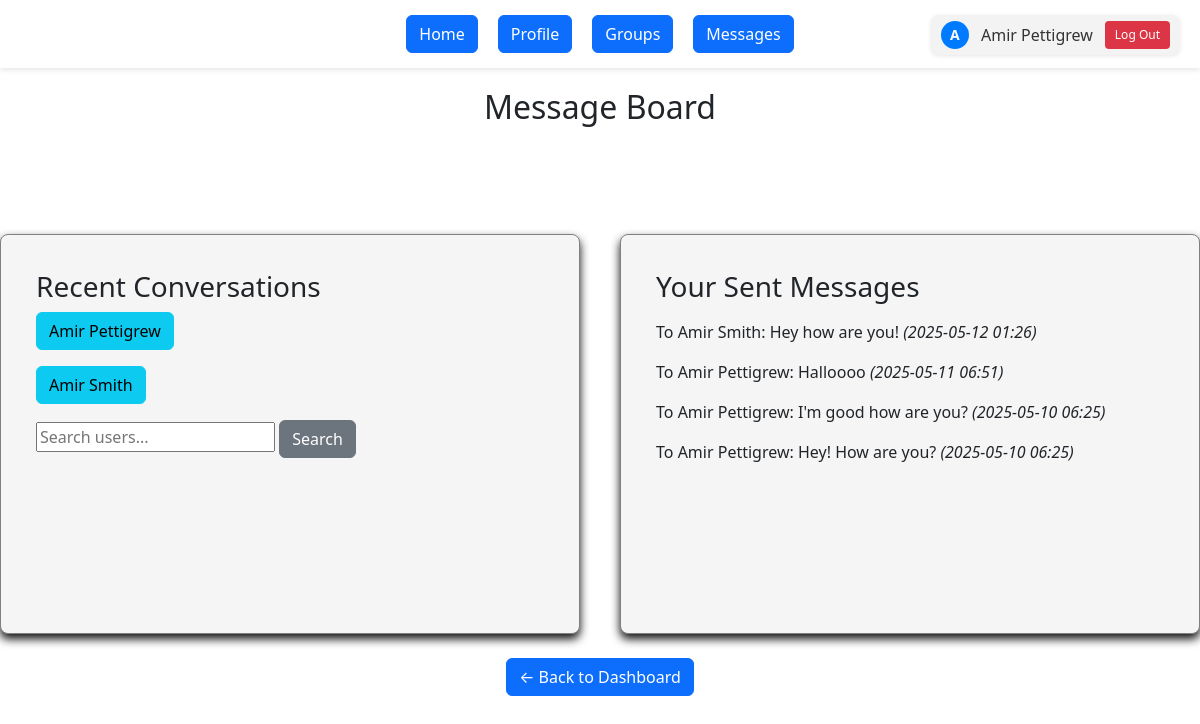
The page /message (signed in) on the database its author committed.
### app/models/models.py (models this page shows)
class User(UserMixin, db.Model):
    __tablename__ = 'users'
    id = db.Column(db.Integer, primary_key=True)
    southern_email = db.Column(db.String(120), unique=True, nullable=False)
    name = db.Column(db.String(100), nullable=False)
    password_hash = db.Column(db.String(128), nullable=False)
    created_at = db.Column(db.DateTime, default=datetime.utcnow)
    groups = db.relationship('StudyGroup', backref='creator', lazy=True)
    memberships = db.relationship('Membership', backref='user', lazy=True)
    forums = db.relationship('Forum', backref='forum_creator', lazy=True)
    sent_messages = db.relationship('Message', foreign_keys='Message.sender_id', backref='sender', lazy=True)
    received_messages = db.relationship('Message', foreign_keys='Message.receiver_id', backref='receiver', lazy=True)
    thread_posts = db.relationship('ThreadMessage', foreign_keys='ThreadMessage.author_id', backref='author', lazy=True)

class Message(db.Model):
    __tablename__ = 'messages'
    id = db.Column(db.Integer, primary_key=True)
    sender_id = db.Column(db.Integer, db.ForeignKey('users.id'), nullable=False)
    receiver_id = db.Column(db.Integer, db.ForeignKey('users.id'), nullable=False)
    content = db.Column(db.Text, nullable=False)
    posted_at = db.Column(db.DateTime, default=datetime.utcnow)
    is_read = db.Column(db.Boolean, default=False)

### app/routes/auth.py (the view, shortened to what this page needs)
@auth_bp.route('/message', methods=['GET', 'POST'])
@login_required
def message():
    form = MessageForm()
    user_q = request.args.get('user_q', '').strip()
    search_results = []
    partner_ids = db.session.query(Message.receiver_id).filter_by(sender_id=current_user.id) \
        .union(db.session.query(Message.sender_id).filter_by(receiver_id=current_user.id)) \
        .all()
    recent_ids = [id for (id,) in partner_ids]
    recent_contacts = []
    for user in User.query.filter(User.id.in_(recent_ids)).all():
        unread = Message.query.filter_by(
            sender_id=user.id,
            receiver_id=current_user.id,
            is_read=False
        ).count()
        recent_contacts.append((user, unread))
    if len(user_q) >= 2:
        search_results = User.query.filter(
            (User.name.ilike(f"{user_q}%")) |
            (User.southern_email.ilike(f"{user_q}%"))
        ).limit(10).all()
    messages = Message.query.filter_by(sender_id=current_user.id).order_by(Message.posted_at.desc()).all()
    unread_count = Message.query.filter_by(receiver_id=current_user.id, is_read=False).count()
    return render_template(
        'message.html',
        form=form,
        messages=messages,
        search_results=search_results,
        user_q=user_q,
        recent_contacts=recent_contacts,  # now list of tuples: (User, unread_count)
        unread_count=unread_count
    )

### app/routes/auth.py
class MessageForm(FlaskForm):
    recipient = StringField('Send to (email or name)', validators=[DataRequired()])
    content = TextAreaField('Message', validators=[DataRequired(), Length(max=1000)])
    submit = SubmitField('Send')

### app/__init__.py (called while the page is built)
def create_app(config_object=DevelopmentConfig):
    app = Flask(__name__, instance_relative_config=True)
    app.config.from_object(config_object)
    db.init_app(app)
    login_manager.init_app(app)
    @login_manager.user_loader
    def load_user(user_id):
        from app.models.models import User
        return User.query.get(int(user_id))
    from app.routes.auth import auth_bp
    from app.routes.main import main_bp
    app.register_blueprint(auth_bp)
    app.register_blueprint(main_bp)
    from app.routes.threads import threads_bp
    app.register_blueprint(threads_bp)
    @app.route('/')
    def root():
        return redirect(url_for('auth.login'))
    with app.app_context():
        db.create_all()
    return app

### app/templates/message.html (shortened to what this page needs)
<!DOCTYPE html>
<html lang="en">
<head>
</head>
<body>
  <link rel="stylesheet" href="{{ url_for('static', filename='dashboard_styles.css') }}">
  <link rel="stylesheet" href="{{ url_for('static', filename='bootstrap.css') }}">
  {% if current_user.is_authenticated %}
    <div class="user-area">
      <a href="{{ url_for('main.profile') }}" class="user-info">
        <div class="user-avatar">
          {{ current_user.name[0]|upper }}
        </div>
        <span>{{ current_user.name }}</span>
      </a>
      <form method="GET" action="{{ url_for('auth.logout') }}">
        <button class="logout-button" type="submit">Log Out</button>
      </form>
    </div>
  {% endif %}
  <div class="menu">
    <a href="{{ url_for('main.dashboard') }}"><type="button" class="btn btn-primary"> Home </button></a>
    <a href="{{ url_for('main.profile') }}"><type="button" class="btn btn-primary"> Profile </button></a>
    <a href="{{ url_for('main.view_my_groups') }}"><type="button" class="btn btn-primary"> Groups </button></a>
    <a href="{{ url_for('auth.message') }}"><type="button" class="btn btn-primary">
      Messages
    </button></a>
  </div>
  <h2> Message Board </h2>
<div class="flex-container">
  <div class="flex-box">
    <div class="recentheader">
    <h3>Recent Conversations</h3>
    </div>
      {% for user, unread in recent_contacts %}
        <p>
          <a href="{{ url_for('auth.message_user', user_id=user.id) }}"><button class="btn btn-info">
            {{ user.name }}
          </button></a></p>
      {% else %}
        <p>No recent conversations</p>
      {% endfor %}
    <form method="GET" action="{{ url_for('auth.message') }}">
      <input
        type="text"
        id="user-search"
        placeholder="Search users..."
        autocomplete="off">
      <button type="submit"class="btn btn-secondary">Search</button>
    </form>
  </div>
  <div class="flex-box">
    <h3>Your Sent Messages</h3>
    <p>
      {% for msg in messages %}
        <p>
          To {{ msg.receiver.name }}: {{ msg.content }} <em>({{ msg.posted_at.strftime('%Y-%m-%d %H:%M') }})</em>
        </p>
      {% endfor %}
    </p>
  </div>
</div>
<br>
  <a href="{{ url_for('main.dashboard') }}"><button class="btn btn-primary">← Back to Dashboard</button></a>
</body>
</html>

### app/static/dashboard_styles.css (style rules this page uses)
body { display: flex; flex-direction: column; align-items: center; font-family: sans-serif; margin: 0; padding: 0px; }
.menu { width: 100%; text-align: center; margin-bottom: 20px; }
h2 { text-align: center; }
.user-info { display: flex; align-items: center; gap: 6px; text-decoration: none; color: #333; }
.user-avatar { width: 28px; height: 28px; background-color: #007bff; color: white; border-radius: 50%; text-align: center; line-height: 28px; font-size: 14px; font-weight: bold; }
.user-area { position: absolute; top: 15px; right: 20px; display: flex; align-items: center; gap: 12px; background-color: #f3f3f3; padding: 6px 10px; border-radius: 8px; box-shadow: 0 1px 4px rgba(0,0,0,0.1); }
.logout-button { background-color: #dc3545; color: white; border: none; padding: 5px 10px; border-radius: 4px; font-size: 12px; cursor: pointer; transition: background-color 0.2s ease; display: inline-block; }
body::before { content: ""; position: fixed; top: 0; left: 0; width: 100%; height: 100%; background-image: url('scsu.svg'); background-size: cover; background-repeat: no-repeat; opacity: 0.4; z-index: -1; pointer-events: none; }
.user-info { display: flex; align-items: center; text-decoration: none; color: #333; }
.user-avatar { width: 28px; height: 28px; background-color: #007bff; color: white; border-radius: 50%; text-align: center; line-height: 28px; font-weight: bold; margin-right: 6px; }
.logout-button { background-color: #dc3545; color: white; border: none; padding: 5px 10px; border-radius: 4px; font-size: 12px; cursor: pointer; transition: background-color 0.2s ease; }
.menu { display: flex; justify-content: center; gap: 20px; background-color: #fff; padding: 15px; box-shadow: 0 2px 5px rgba(0, 0, 0, 0.1); }

### app/templates/message.html (style rules this page uses)
body { display: flex; flex-direction: column; align-items: center; font-family: sans-serif; margin: 0; padding: 20px; }
.menu { width: 100%; text-align: center; margin-bottom: 20px; }
.user-info { display: flex; align-items: center; gap: 6px; text-decoration: none; color: #333; }
.user-avatar { width: 28px; height: 28px; background-color: #007bff; color: white; border-radius: 50%; text-align: center; line-height: 28px; font-size: 14px; font-weight: bold; }
.user-area { position: absolute; top: 15px; right: 20px; display: flex; align-items: center; gap: 12px; background-color: #f3f3f3; padding: 6px 10px; border-radius: 8px; box-shadow: 0 1px 4px rgba(0,0,0,0.1); }
.logout-button { background-color: #dc3545; color: white; border: none; padding: 5px 10px; border-radius: 4px; font-size: 12px; cursor: pointer; transition: background-color 0.2s ease; display: inline-block; }
.flex-container { display: flex; justify-content: center; gap: 40px; width: 100%; max-width: 1200px; height: 400px; margin-top: 100px; }
.flex-box { flex: 1; background-color: #f5f5f5; padding: 35px; border: 1px solid gray; border-radius: 8px; box-shadow: #111 0px 5px 10px; min-height: 300px; }

### rows shown on the page
User: name "A", name "Amir Pettigrew"
User: name "Amir Smith"
Message: receiver.name "Amir Smith", content "Hey how are you!", posted_at "2025-05-12 01:26"
Message: receiver.name "Amir Pettigrew", content "Halloooo", posted_at "2025-05-11 06:51"
Message: receiver.name "Amir Pettigrew", content "I'm good how are you?", posted_at "2025-05-10 06:25"
Message: receiver.name "Amir Pettigrew", content "Hey! How are you?", posted_at "2025-05-10 06:25"
